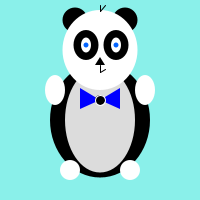
Frame 1 (no input)
Frame 60 (the mouse pressed at the canvas centre just before this capture): identical to frame 1, image omitted
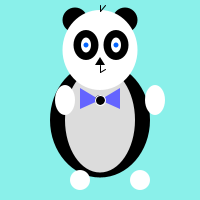
Frame 120 (the mouse held since frame 60 and released just before this capture)

The Processing sketch that drew these frames (run headless with seeded random() and noise(); from frame 60 on, the mouse is pressed at the canvas centre):

// Processing sketch: processing_17426
// ── processing_17426.pde

void setup() {
//set the size of window
size(200,200);
smooth();
frameRate(10);
}

void draw() {
  background(138,240,234);

//these are his ears
noStroke();
fill(0);
//ellipse(45,20,15,15);
//ellipse(155,20,15,15);
//strokeWeight(1);
//stroke(0);
//line(70,35,50,22);
//line(130,35,150,22);
ellipse(75,20,25,25);
ellipse(125,20,25,25);

//this is his body
noStroke();
fill(0);
ellipse(100,120,100,115);

//this is his belly
noStroke();
fill(220);
ellipse(100,120,70,105); 


//this is my avatar
//this is his head
//stroke(0);
//strokeWeight(2);
noStroke();
fill(255);
ellipse(100,50,75,80);

//these are his eyes
noStroke();
fill(0);
ellipse(86,45,25,30);
ellipse(116,45,25,30);

//these are his pupils
noStroke();
fill(255);
ellipse(86,45,10,15);
ellipse(116,45,10,15);
noStroke();
fill(3,100,255);
ellipse(86,45,5,5);
ellipse(116,45,5,5);

//this is his nose
noStroke();
fill(0);
triangle(100,57,105,65,95,65);

//this is his mouth
strokeWeight(1);
stroke(0);
line(100,65,100,72);
line(100,72,105,69);

//these are his hands
//strokeWeight(2);
noStroke();
fill(255);
ellipse(55+mouseX/10,90+mouseY/10,20,30);
ellipse(70+mouseX/10,170+mouseY/10,20,20);

ellipse(145+mouseX/10,90+mouseY/10,20,30);
ellipse(130+mouseX/10,170+mouseY/10,20,20);

//this is his bowtie
noStroke();
fill(mouseX,mouseY,255);
triangle(100,100,120,88,120,109);
triangle(100,100,80,88,80,109);

strokeWeight(1);
stroke(255);
fill(0);
ellipse(100,100,10,10);

//this is his hair
strokeWeight(1);
stroke(0);
line(100,11,100,5);
line(100,11,105,5);

//this is his voice!
//void mousePressed(); {
  //println("

}
